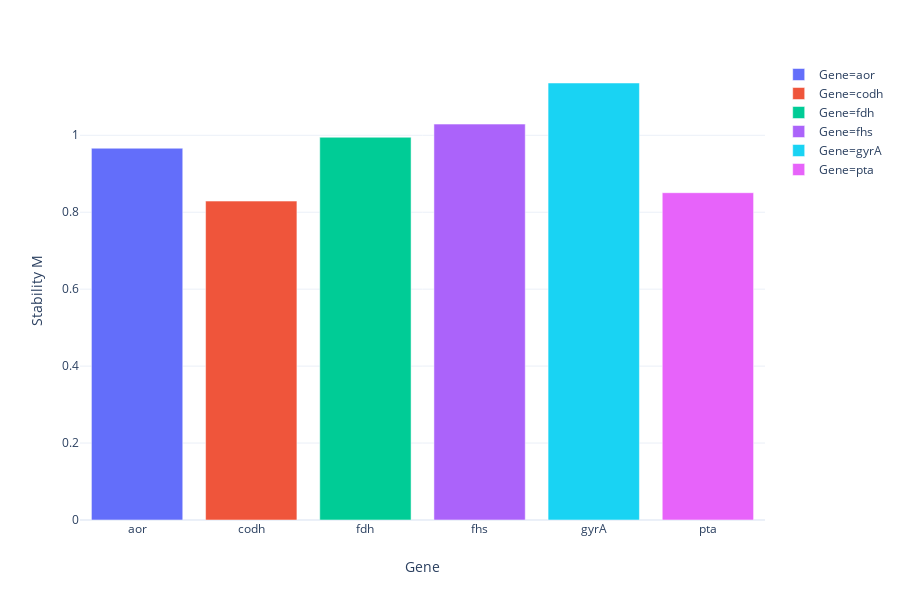

Notebook source saved alongside this figure:
### Code cell
fig = px.bar(
    Ms.reset_index(),
    y="M",
    x="GOI",
    color="GOI",
    template="plotly_white",
    labels={
        "GOI": "Gene",
        "M": "Stability M"
    }
)

pio.write_image(fig, str(results_path / 'stability-m.svg'))
fig

### Figure 1 — Plotly figure (JSON) as saved in the notebook; plotly's stock layout.template omitted (floating-point values rounded to 4 significant figures)
{"data": [{"alignmentgroup": "True", "hovertemplate": "Gene=aor<br>Gene=%{x}<br>Stability M=%{y}<extra></extra>", "legendgroup": "Gene=aor", "marker": {"color": "#636efa"}, "name": "Gene=aor", "offsetgroup": "Gene=aor", "orientation": "v", "showlegend": true, "textposition": "auto", "type": "bar", "uid": "5a5938bc-2cff-4dcd-92cf-a51423888f98", "x": ["aor"], "xaxis": "x", "y": [0.9664], "yaxis": "y"}, {"alignmentgroup": "True", "hovertemplate": "Gene=codh<br>Gene=%{x}<br>Stability M=%{y}<extra></extra>", "legendgroup": "Gene=codh", "marker": {"color": "#EF553B"}, "name": "Gene=codh", "offsetgroup": "Gene=codh", "orientation": "v", "showlegend": true, "textposition": "auto", "type": "bar", "uid": "42772d92-4c24-4109-bfa3-0a149a2162f4", "x": ["codh"], "xaxis": "x", "y": [0.829], "yaxis": "y"}, {"alignmentgroup": "True", "hovertemplate": "Gene=fdh<br>Gene=%{x}<br>Stability M=%{y}<extra></extra>", "legendgroup": "Gene=fdh", "marker": {"color": "#00cc96"}, "name": "Gene=fdh", "offsetgroup": "Gene=fdh", "orientation": "v", "showlegend": true, "textposition": "auto", "type": "bar", "uid": "9186382d-a77e-4274-a48a-c0f9ec5c563f", "x": ["fdh"], "xaxis": "x", "y": [0.9949], "yaxis": "y"}, {"alignmentgroup": "True", "hovertemplate": "Gene=fhs<br>Gene=%{x}<br>Stability M=%{y}<extra></extra>", "legendgroup": "Gene=fhs", "marker": {"color": "#ab63fa"}, "name": "Gene=fhs", "offsetgroup": "Gene=fhs", "orientation": "v", "showlegend": true, "textposition": "auto", "type": "bar", "uid": "96b49e8b-fb12-4cc0-b23a-bf1f6ffede19", "x": ["fhs"], "xaxis": "x", "y": [1.029], "yaxis": "y"}, {"alignmentgroup": "True", "hovertemplate": "Gene=gyrA<br>Gene=%{x}<br>Stability M=%{y}<extra></extra>", "legendgroup": "Gene=gyrA", "marker": {"color": "#19d3f3"}, "name": "Gene=gyrA", "offsetgroup": "Gene=gyrA", "orientation": "v", "showlegend": true, "textposition": "auto", "type": "bar", "uid": "24125dc8-5035-4a1c-bdbf-60cf750063b8", "x": ["gyrA"], "xaxis": "x", "y": [1.136], "yaxis": "y"}, {"alignmentgroup": "True", "hovertemplate": "Gene=pta<br>Gene=%{x}<br>Stability M=%{y}<extra></extra>", "legendgroup": "Gene=pta", "marker": {"color": "#e763fa"}, "name": "Gene=pta", "offsetgroup": "Gene=pta", "orientation": "v", "showlegend": true, "textposition": "auto", "type": "bar", "uid": "b579ac32-b899-476f-8e4b-ce7c23ff443a", "x": ["pta"], "xaxis": "x", "y": [0.8507], "yaxis": "y"}], "layout": {"barmode": "relative", "grid": {"xaxes": ["x"], "xgap": 0.1, "xside": "bottom", "yaxes": ["y"], "ygap": 0.1, "yside": "left"}, "height": 600, "legend": {"tracegroupgap": 0}, "margin": {"t": 60}, "xaxis": {"categoryarray": ["aor", "codh", "fdh", "fhs", "gyrA", "pta"], "categoryorder": "array", "title": {"text": "Gene"}}, "yaxis": {"title": {"text": "Stability M"}}}}
